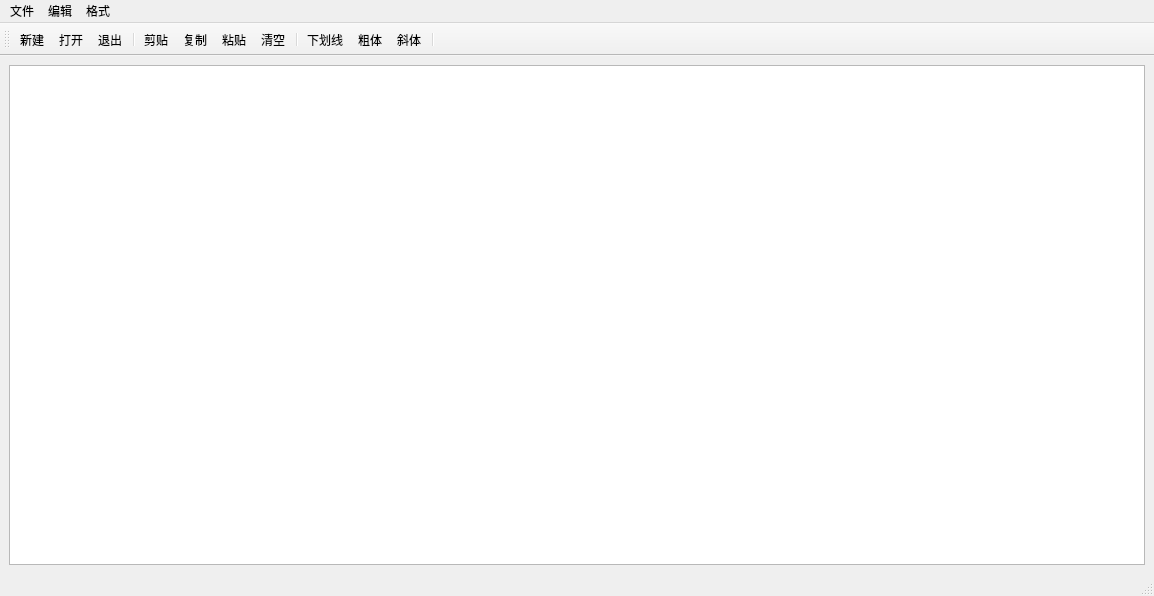
<?xml version="1.0" encoding="UTF-8"?>
<ui version="4.0">
 <class>file_edit_window</class>
 <widget class="QMainWindow" name="file_edit_window">
  <property name="geometry">
   <rect>
    <x>0</x>
    <y>0</y>
    <width>1154</width>
    <height>596</height>
   </rect>
  </property>
  <property name="windowTitle">
   <string>file_edit_window</string>
  </property>
  <widget class="QWidget" name="centralwidget">
   <layout class="QVBoxLayout" name="verticalLayout">
    <item>
     <widget class="QTextEdit" name="textEdit"/>
    </item>
   </layout>
  </widget>
  <widget class="QMenuBar" name="menubar">
   <property name="geometry">
    <rect>
     <x>0</x>
     <y>0</y>
     <width>1154</width>
     <height>26</height>
    </rect>
   </property>
   <widget class="QMenu" name="menu">
    <property name="title">
     <string>文件</string>
    </property>
    <addaction name="actionNew"/>
    <addaction name="actionOpen"/>
    <addaction name="actionQuit"/>
   </widget>
   <widget class="QMenu" name="menu_2">
    <property name="title">
     <string>编辑</string>
    </property>
    <addaction name="actionCopy"/>
    <addaction name="actionCut"/>
    <addaction name="actionPaste"/>
    <addaction name="actionClear"/>
   </widget>
   <widget class="QMenu" name="menu_3">
    <property name="title">
     <string>格式</string>
    </property>
    <addaction name="actionBold"/>
    <addaction name="actionItalic"/>
    <addaction name="actionUnderline"/>
   </widget>
   <addaction name="menu"/>
   <addaction name="menu_2"/>
   <addaction name="menu_3"/>
  </widget>
  <widget class="QStatusBar" name="statusbar"/>
  <widget class="QToolBar" name="toolBar">
   <property name="sizePolicy">
    <sizepolicy hsizetype="Preferred" vsizetype="Fixed">
     <horstretch>0</horstretch>
     <verstretch>0</verstretch>
    </sizepolicy>
   </property>
   <property name="windowTitle">
    <string>toolBar</string>
   </property>
   <property name="layoutDirection">
    <enum>Qt::LeftToRight</enum>
   </property>
   <property name="iconSize">
    <size>
     <width>30</width>
     <height>30</height>
    </size>
   </property>
   <property name="toolButtonStyle">
    <enum>Qt::ToolButtonTextUnderIcon</enum>
   </property>
   <attribute name="toolBarArea">
    <enum>TopToolBarArea</enum>
   </attribute>
   <attribute name="toolBarBreak">
    <bool>false</bool>
   </attribute>
   <addaction name="actionNew"/>
   <addaction name="actionOpen"/>
   <addaction name="actionQuit"/>
   <addaction name="separator"/>
   <addaction name="actionCut"/>
   <addaction name="actionCopy"/>
   <addaction name="actionPaste"/>
   <addaction name="actionClear"/>
   <addaction name="separator"/>
   <addaction name="actionUnderline"/>
   <addaction name="actionBold"/>
   <addaction name="actionItalic"/>
   <addaction name="separator"/>
  </widget>
  <action name="actionNew">
   <property name="icon">
    <iconset>
     <normaloff>../images/icon/new.bmp</normaloff>../images/icon/new.bmp</iconset>
   </property>
   <property name="text">
    <string>新建</string>
   </property>
   <property name="toolTip">
    <string>新建文件</string>
   </property>
   <property name="shortcut">
    <string>Ctrl+N</string>
   </property>
  </action>
  <action name="actionOpen">
   <property name="icon">
    <iconset>
     <normaloff>../images/icon/open.bmp</normaloff>../images/icon/open.bmp</iconset>
   </property>
   <property name="text">
    <string>打开</string>
   </property>
   <property name="toolTip">
    <string>打开</string>
   </property>
   <property name="shortcut">
    <string>Ctrl+O</string>
   </property>
  </action>
  <action name="actionQuit">
   <property name="icon">
    <iconset>
     <normaloff>../images/icon/exit.bmp</normaloff>../images/icon/exit.bmp</iconset>
   </property>
   <property name="text">
    <string>退出</string>
   </property>
   <property name="toolTip">
    <string>退出</string>
   </property>
   <property name="shortcut">
    <string>Alt+Q</string>
   </property>
  </action>
  <action name="actionCut">
   <property name="icon">
    <iconset>
     <normaloff>../images/icon/cut.bmp</normaloff>../images/icon/cut.bmp</iconset>
   </property>
   <property name="text">
    <string>剪贴</string>
   </property>
   <property name="toolTip">
    <string>剪贴</string>
   </property>
   <property name="shortcut">
    <string>Ctrl+X</string>
   </property>
  </action>
  <action name="actionPaste">
   <property name="icon">
    <iconset>
     <normaloff>../images/icon/paste.png</normaloff>../images/icon/paste.png</iconset>
   </property>
   <property name="text">
    <string>粘贴</string>
   </property>
   <property name="toolTip">
    <string>粘贴</string>
   </property>
   <property name="shortcut">
    <string>Ctrl+V</string>
   </property>
  </action>
  <action name="actionCopy">
   <property name="icon">
    <iconset>
     <normaloff>../images/icon/copy.bmp</normaloff>../images/icon/copy.bmp</iconset>
   </property>
   <property name="text">
    <string>复制</string>
   </property>
   <property name="toolTip">
    <string>复制</string>
   </property>
   <property name="shortcut">
    <string>Ctrl+C</string>
   </property>
  </action>
  <action name="actionBold">
   <property name="checkable">
    <bool>true</bool>
   </property>
   <property name="icon">
    <iconset>
     <normaloff>../images/icon/bold.bmp</normaloff>../images/icon/bold.bmp</iconset>
   </property>
   <property name="text">
    <string>粗体</string>
   </property>
  </action>
  <action name="actionItalic">
   <property name="checkable">
    <bool>true</bool>
   </property>
   <property name="icon">
    <iconset>
     <normaloff>../images/icon/italic.bmp</normaloff>../images/icon/italic.bmp</iconset>
   </property>
   <property name="text">
    <string>斜体</string>
   </property>
   <property name="toolTip">
    <string>斜体</string>
   </property>
  </action>
  <action name="actionUnderline">
   <property name="checkable">
    <bool>true</bool>
   </property>
   <property name="icon">
    <iconset>
     <normaloff>../images/icon/underline.bmp</normaloff>../images/icon/underline.bmp</iconset>
   </property>
   <property name="text">
    <string>下划线</string>
   </property>
   <property name="toolTip">
    <string>下划线</string>
   </property>
  </action>
  <action name="actionClear">
   <property name="icon">
    <iconset>
     <normaloff>../images/icon/clear.bmp</normaloff>../images/icon/clear.bmp</iconset>
   </property>
   <property name="text">
    <string>清空</string>
   </property>
   <property name="toolTip">
    <string>清空</string>
   </property>
  </action>
 </widget>
 <resources/>
 <connections>
  <connection>
   <sender>actionQuit</sender>
   <signal>triggered()</signal>
   <receiver>file_edit_window</receiver>
   <slot>close()</slot>
   <hints>
    <hint type="sourcelabel">
     <x>-1</x>
     <y>-1</y>
    </hint>
    <hint type="destinationlabel">
     <x>436</x>
     <y>268</y>
    </hint>
   </hints>
  </connection>
  <connection>
   <sender>actionCopy</sender>
   <signal>triggered()</signal>
   <receiver>textEdit</receiver>
   <slot>copy()</slot>
   <hints>
    <hint type="sourcelabel">
     <x>-1</x>
     <y>-1</y>
    </hint>
    <hint type="destinationlabel">
     <x>456</x>
     <y>284</y>
    </hint>
   </hints>
  </connection>
  <connection>
   <sender>actionCut</sender>
   <signal>triggered()</signal>
   <receiver>textEdit</receiver>
   <slot>cut()</slot>
   <hints>
    <hint type="sourcelabel">
     <x>-1</x>
     <y>-1</y>
    </hint>
    <hint type="destinationlabel">
     <x>456</x>
     <y>284</y>
    </hint>
   </hints>
  </connection>
  <connection>
   <sender>actionPaste</sender>
   <signal>triggered()</signal>
   <receiver>textEdit</receiver>
   <slot>paste()</slot>
   <hints>
    <hint type="sourcelabel">
     <x>-1</x>
     <y>-1</y>
    </hint>
    <hint type="destinationlabel">
     <x>456</x>
     <y>284</y>
    </hint>
   </hints>
  </connection>
  <connection>
   <sender>actionClear</sender>
   <signal>triggered()</signal>
   <receiver>textEdit</receiver>
   <slot>clear()</slot>
   <hints>
    <hint type="sourcelabel">
     <x>-1</x>
     <y>-1</y>
    </hint>
    <hint type="destinationlabel">
     <x>456</x>
     <y>284</y>
    </hint>
   </hints>
  </connection>
 </connections>
</ui>
